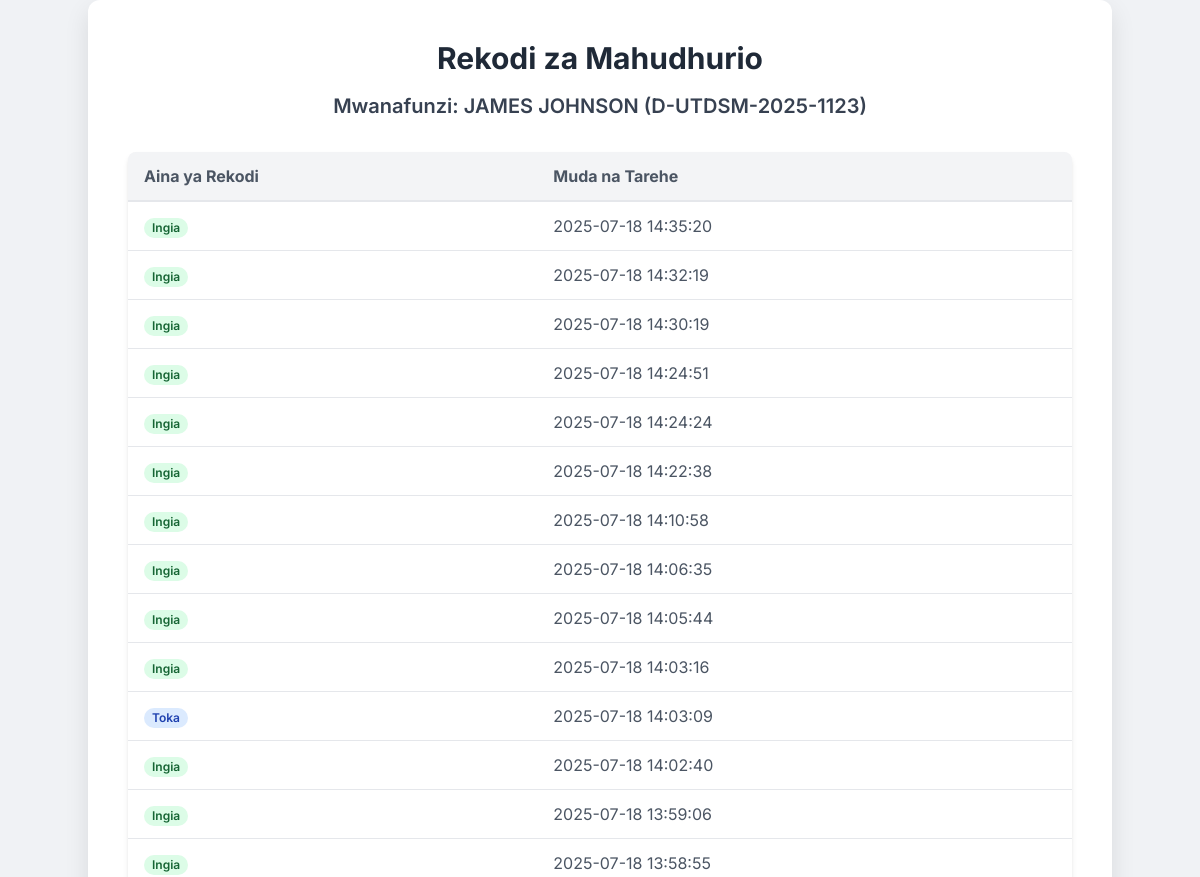
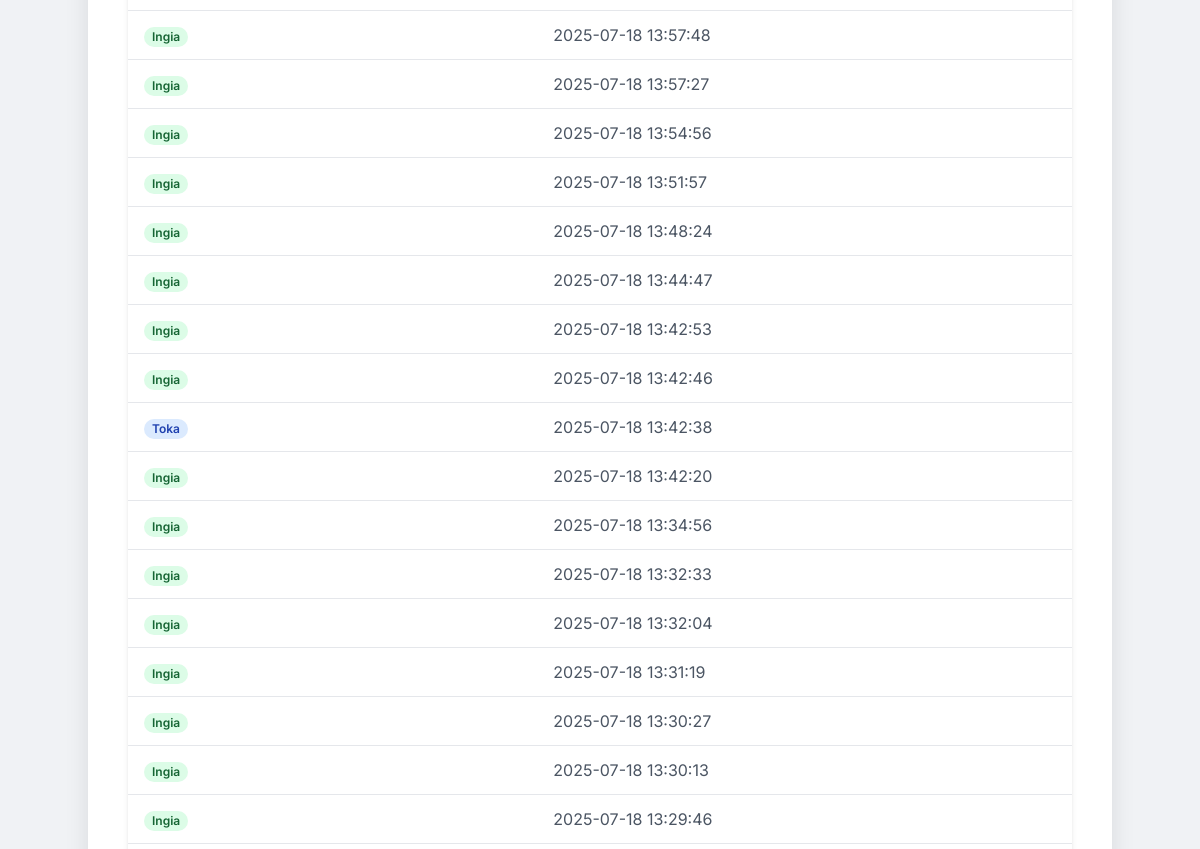
/view_attendance/2 (upper part), run on an earlier commit of the app's database (2 pictures, top to bottom).
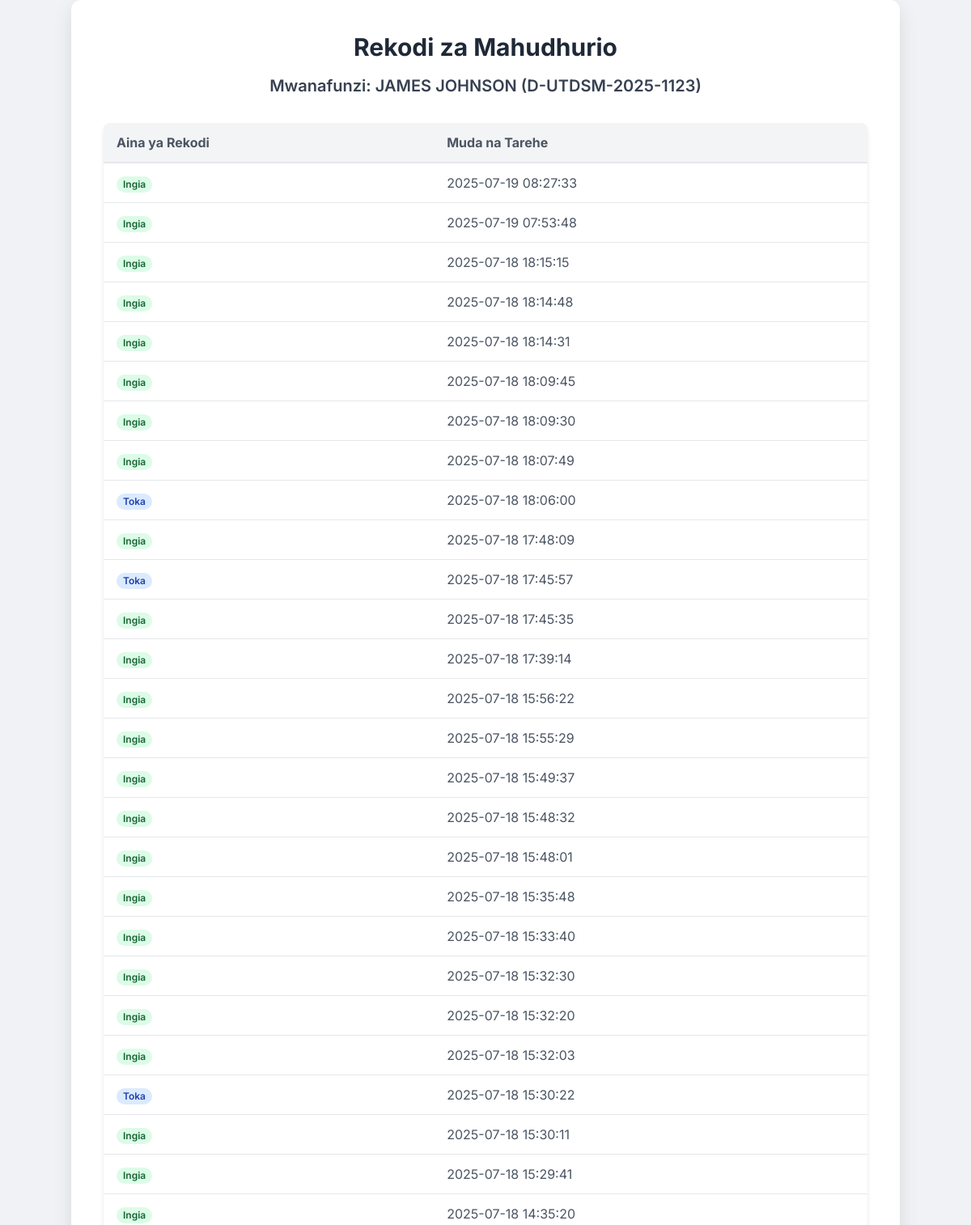
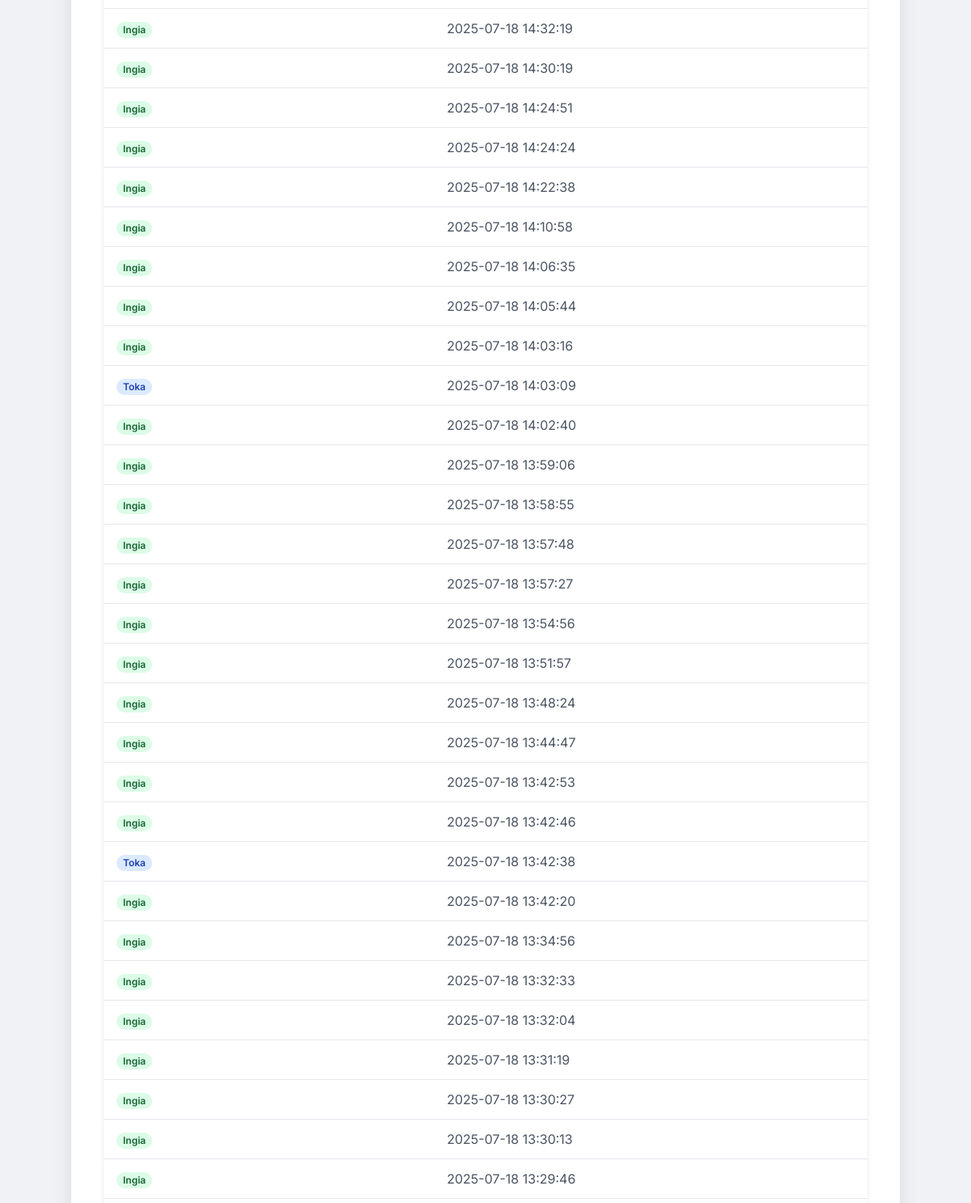
And on a later commit of the database (2 pictures, top to bottom).
### app.py (models this page shows, shortened)
class AttendanceRecord(db.Model):
    id = db.Column(db.Integer, primary_key=True)
    student_id = db.Column(db.Integer, db.ForeignKey('student.id'), nullable=False)
    timestamp = db.Column(db.DateTime, default=datetime.utcnow)
    record_type = db.Column(db.String(10), nullable=False) # 'signin' or 'signout'

### app.py (the view)
@app.route('/view_attendance/<int:student_id>')
def view_attendance(student_id):
    student = Student.query.get_or_404(student_id)
    attendance_records = AttendanceRecord.query.filter_by(student_id=student_id).order_by(AttendanceRecord.timestamp.desc()).all()
    return render_template('view_attendance.html', student=student, records=attendance_records)

### templates/view_attendance.html (shortened to what this page needs)
<!DOCTYPE html>
<html lang="sw">
<head>
    <script src="https://cdn.tailwindcss.com"></script>
</head>
<body>
    <div class="container">
        <h1 class="text-3xl font-bold text-center text-gray-800 mb-4">Rekodi za Mahudhurio</h1>
        <h2 class="text-xl font-semibold text-center text-gray-700 mb-8">Mwanafunzi: {{ student.firstname }} {{ student.middlename if student.middlename else '' }} ({{ student.registration_number }})</h2>
        <div class="overflow-x-auto rounded-lg shadow-md">
            <table class="min-w-full divide-y divide-gray-200">
                <thead class="bg-gray-50">
                    <tr class="table-header">
                        <th>Aina ya Rekodi</th>
                        <th>Muda na Tarehe</th>
                    </tr>
                </thead>
                <tbody class="bg-white divide-y divide-gray-200">
                    {% for record in records %}
                    <tr class="table-row">
                        <td>
                            {% if record.record_type == 'signin' %}
                                <span class="px-2 inline-flex text-xs leading-5 font-semibold rounded-full bg-green-100 text-green-800">
                                    Ingia
                                </span>
                            {% else %}
                                <span class="px-2 inline-flex text-xs leading-5 font-semibold rounded-full bg-blue-100 text-blue-800">
                                    Toka
                                </span>
                            {% endif %}
                        </td>
                        <td>{{ record.timestamp.strftime('%Y-%m-%d %H:%M:%S') }}</td>
                    </tr>
                    {% else %}
                    <tr>
                        <td colspan="2" class="px-6 py-4 whitespace-nowrap text-center text-gray-500">
                            Hakuna rekodi za mahudhurio zilizopatikana kwa mwanafunzi huyu.
                        </td>
                    </tr>
                    {% endfor %}
                </tbody>
            </table>
        </div>
    </div>
</body>
</html>

What changed in the data, as far as the page shows it:
added AttendanceRecord: record_type "Ingia", timestamp "2025-07-19 08:27:33"
added AttendanceRecord: record_type "Ingia", timestamp "2025-07-19 07:53:48"
added AttendanceRecord: record_type "Ingia", timestamp "2025-07-18 18:15:15"
added AttendanceRecord: record_type "Ingia", timestamp "2025-07-18 18:14:48"
added AttendanceRecord: record_type "Ingia", timestamp "2025-07-18 18:14:31"
added AttendanceRecord: record_type "Ingia", timestamp "2025-07-18 18:09:45"
added AttendanceRecord: record_type "Ingia", timestamp "2025-07-18 18:09:30"
added AttendanceRecord: record_type "Ingia", timestamp "2025-07-18 18:07:49"
added AttendanceRecord: record_type "Toka", timestamp "2025-07-18 18:06:00"
added AttendanceRecord: record_type "Ingia", timestamp "2025-07-18 17:48:09"
added AttendanceRecord: record_type "Toka", timestamp "2025-07-18 17:45:57"
added AttendanceRecord: record_type "Ingia", timestamp "2025-07-18 17:45:35"
added AttendanceRecord: record_type "Ingia", timestamp "2025-07-18 17:39:14"
added AttendanceRecord: record_type "Ingia", timestamp "2025-07-18 15:56:22"
added AttendanceRecord: record_type "Ingia", timestamp "2025-07-18 15:55:29"
added AttendanceRecord: record_type "Ingia", timestamp "2025-07-18 15:49:37"
added AttendanceRecord: record_type "Ingia", timestamp "2025-07-18 15:48:32"
added AttendanceRecord: record_type "Ingia", timestamp "2025-07-18 15:48:01"
added AttendanceRecord: record_type "Ingia", timestamp "2025-07-18 15:35:48"
added AttendanceRecord: record_type "Ingia", timestamp "2025-07-18 15:33:40"
added AttendanceRecord: record_type "Ingia", timestamp "2025-07-18 15:32:30"
added AttendanceRecord: record_type "Ingia", timestamp "2025-07-18 15:32:20"
added AttendanceRecord: record_type "Ingia", timestamp "2025-07-18 15:32:03"
added AttendanceRecord: record_type "Toka", timestamp "2025-07-18 15:30:22"
added AttendanceRecord: record_type "Ingia", timestamp "2025-07-18 15:30:11"
added AttendanceRecord: record_type "Ingia", timestamp "2025-07-18 15:29:41"
